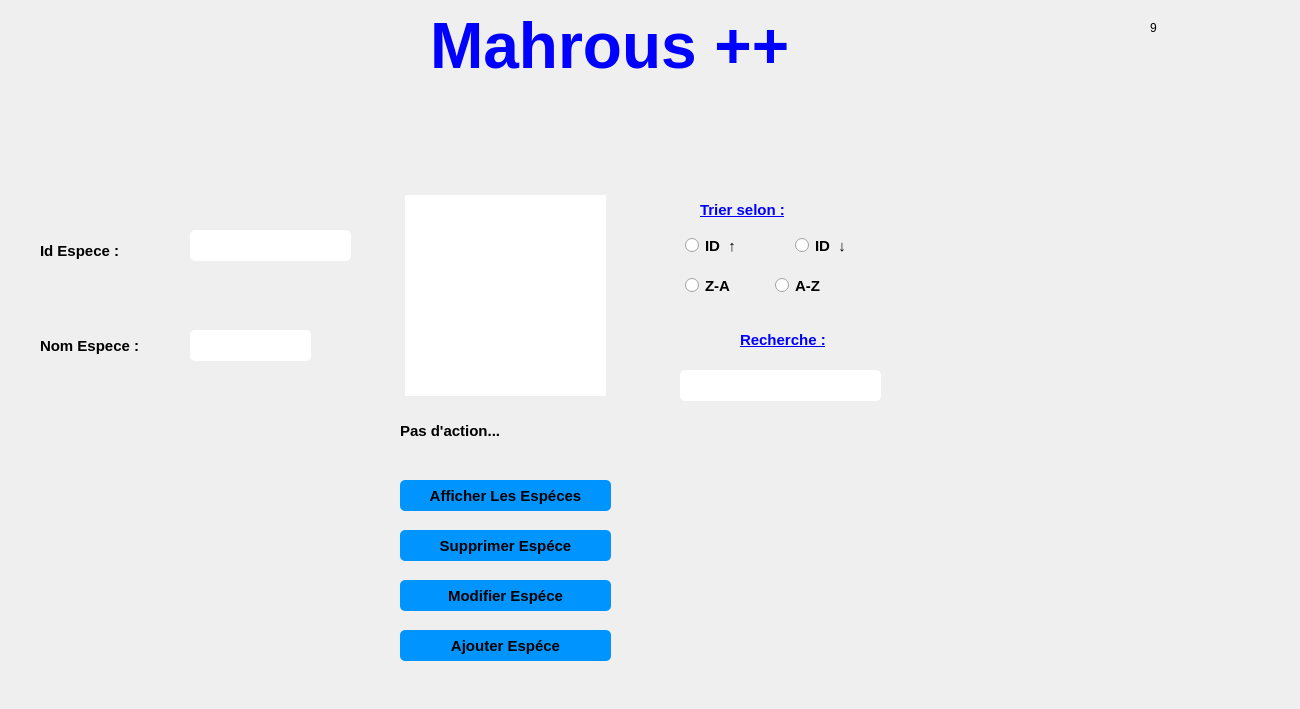
   <widget class="QWidget" name="page_10">
    <widget class="QLabel" name="label_90">
     <property name="geometry">
      <rect>
       <x>1150</x>
       <y>20</y>
       <width>21</width>
       <height>16</height>
      </rect>
     </property>
     <property name="text">
      <string>9</string>
     </property>
    </widget>
    <widget class="QPushButton" name="pushButton_98">
     <property name="geometry">
      <rect>
       <x>20</x>
       <y>160</y>
       <width>41</width>
       <height>31</height>
      </rect>
     </property>
     <property name="styleSheet">
      <string notr="true">QPushButton { border: none;image :url(A:/integration/integration final/back (5).png);}
QPushButton:hover
{
border: none;image :url(A:/integration/integration final/back (6).png);
}
</string>
     </property>
     <property name="text">
      <string/>
     </property>
    </widget>
    <widget class="QLineEdit" name="lineEdit_recherche_2">
     <property name="geometry">
      <rect>
       <x>680</x>
       <y>370</y>
       <width>201</width>
       <height>31</height>
      </rect>
     </property>
     <property name="styleSheet">
      <string notr="true">QLineEdit {
padding: 5px;
border-radius: 5px;

font-weight: bold;
}</string>
     </property>
    </widget>
    <widget class="QLabel" name="label_91">
     <property name="geometry">
      <rect>
       <x>700</x>
       <y>200</y>
       <width>111</width>
       <height>21</height>
      </rect>
     </property>
     <property name="font">
      <font>
       <pointsize>11</pointsize>
       <weight>75</weight>
       <bold>true</bold>
       <underline>true</underline>
      </font>
     </property>
     <property name="text">
      <string>&lt;html&gt;&lt;head/&gt;&lt;body&gt;&lt;p&gt;&lt;span style=&quot; color:#0000ff;&quot;&gt;Trier selon :&lt;/span&gt;&lt;/p&gt;&lt;/body&gt;&lt;/html&gt;</string>
     </property>
    </widget>
    <widget class="QTableView" name="afficher_especeanimal">
     <property name="geometry">
      <rect>
       <x>400</x>
       <y>190</y>
       <width>211</width>
       <height>211</height>
      </rect>
     </property>
     <property name="styleSheet">
      <string notr="true">QScrollBar:vertical {
                 background: #0094ff;
                }
                QScrollBar:horizontal {
                 background: #0094ff;
                }

QTableView  
{  
  qproperty-currentItemBackground: #cccccc;  
padding: 5px;
border-radius: 5px;

font-weight: bold;
}



</string>
     </property>
     <attribute name="verticalHeaderVisible">
      <bool>false</bool>
     </attribute>
    </widget>
    <widget class="QPushButton" name="pushButton_99">
     <property name="geometry">
      <rect>
       <x>400</x>
       <y>530</y>
       <width>211</width>
       <height>31</height>
      </rect>
     </property>
     <property name="font">
      <font>
       <pointsize>11</pointsize>
       <weight>75</weight>
       <bold>true</bold>
      </font>
     </property>
     <property name="styleSheet">
      <string notr="true">QPushButton {
padding: 5px;
border-radius: 5px;
background-color:#0094ff;
font-weight: bold;
}
QPushButton:hover
{
color :white;
}</string>
     </property>
     <property name="text">
      <string>Supprimer Espéce</string>
     </property>
    </widget>
    <widget class="QLineEdit" name="cx_idespeceanimal">
     <property name="geometry">
      <rect>
       <x>190</x>
       <y>230</y>
       <width>161</width>
       <height>31</height>
      </rect>
     </property>
     <property name="styleSheet">
      <string notr="true">QLineEdit {
padding: 5px;
border-radius: 5px;

font-weight: bold;
}</string>
     </property>
    </widget>
    <widget class="QPushButton" name="pushButton_100">
     <property name="geometry">
      <rect>
       <x>400</x>
       <y>580</y>
       <width>211</width>
       <height>31</height>
      </rect>
     </property>
     <property name="font">
      <font>
       <pointsize>11</pointsize>
       <weight>75</weight>
       <bold>true</bold>
      </font>
     </property>
     <property name="styleSheet">
      <string notr="true">QPushButton {
padding: 5px;
border-radius: 5px;
background-color:#0094ff;
font-weight: bold;
}
QPushButton:hover
{
color :white;
}</string>
     </property>
     <property name="text">
      <string>Modifier Espéce</string>
     </property>
    </widget>
    <widget class="QRadioButton" name="radioButton_39">
     <property name="geometry">
      <rect>
       <x>680</x>
       <y>230</y>
       <width>81</width>
       <height>31</height>
      </rect>
     </property>
     <property name="font">
      <font>
       <pointsize>11</pointsize>
       <weight>75</weight>
       <bold>true</bold>
      </font>
     </property>
     <property name="styleSheet">
      <string notr="true">
padding: 5px;
border-radius: 5px;

font-weight: bold;
</string>
     </property>
     <property name="text">
      <string>ID  ↑ </string>
     </property>
    </widget>
    <widget class="QLabel" name="label_92">
     <property name="geometry">
      <rect>
       <x>40</x>
       <y>320</y>
       <width>123</width>
       <height>51</height>
      </rect>
     </property>
     <property name="font">
      <font>
       <pointsize>11</pointsize>
       <weight>75</weight>
       <bold>true</bold>
      </font>
     </property>
     <property name="text">
      <string>Nom Espece :</string>
     </property>
    </widget>
    <widget class="QRadioButton" name="radioButton_40">
     <property name="geometry">
      <rect>
       <x>770</x>
       <y>270</y>
       <width>83</width>
       <height>31</height>
      </rect>
     </property>
     <property name="font">
      <font>
       <pointsize>11</pointsize>
       <weight>75</weight>
       <bold>true</bold>
      </font>
     </property>
     <property name="styleSheet">
      <string notr="true">
padding: 5px;
border-radius: 5px;

font-weight: bold;
</string>
     </property>
     <property name="text">
      <string>A-Z</string>
     </property>
    </widget>
    <widget class="QPushButton" name="pushButton_101">
     <property name="geometry">
      <rect>
       <x>400</x>
       <y>630</y>
       <width>211</width>
       <height>31</height>
      </rect>
     </property>
     <property name="font">
      <font>
       <pointsize>11</pointsize>
       <weight>75</weight>
       <bold>true</bold>
      </font>
     </property>
     <property name="styleSheet">
      <string notr="true">QPushButton {
padding: 5px;
border-radius: 5px;
background-color:#0094ff;
font-weight: bold;
}
QPushButton:hover
{
color :white;
}</string>
     </property>
     <property name="text">
      <string>Ajouter Espéce</string>
     </property>
    </widget>
    <widget class="QLineEdit" name="cx_nomespeceanimal">
     <property name="geometry">
      <rect>
       <x>190</x>
       <y>330</y>
       <width>121</width>
       <height>31</height>
      </rect>
     </property>
     <property name="styleSheet">
      <string notr="true">QLineEdit {
padding: 5px;
border-radius: 5px;

font-weight: bold;
}</string>
     </property>
    </widget>
    <widget class="QLabel" name="label_93">
     <property name="geometry">
      <rect>
       <x>400</x>
       <y>410</y>
       <width>251</width>
       <height>41</height>
      </rect>
     </property>
     <property name="font">
      <font>
       <pointsize>11</pointsize>
       <weight>75</weight>
       <bold>true</bold>
      </font>
     </property>
     <property name="text">
      <string>Pas d'action...</string>
     </property>
    </widget>
    <widget class="QPushButton" name="pushButton_102">
     <property name="geometry">
      <rect>
       <x>400</x>
       <y>480</y>
       <width>211</width>
       <height>31</height>
      </rect>
     </property>
     <property name="font">
      <font>
       <pointsize>11</pointsize>
       <weight>75</weight>
       <bold>true</bold>
      </font>
     </property>
     <property name="styleSheet">
      <string notr="true">QPushButton {
padding: 5px;
border-radius: 5px;
background-color:#0094ff;
font-weight: bold;
}
QPushButton:hover
{
color :white;
}</string>
     </property>
     <property name="text">
      <string>Afficher Les Espéces</string>
     </property>
    </widget>
    <widget class="QLabel" name="label_94">
     <property name="geometry">
      <rect>
       <x>40</x>
       <y>230</y>
       <width>123</width>
       <height>41</height>
      </rect>
     </property>
     <property name="font">
      <font>
       <pointsize>11</pointsize>
       <weight>75</weight>
       <bold>true</bold>
      </font>
     </property>
     <property name="text">
      <string>Id Espece :</string>
     </property>
    </widget>
    <widget class="QPushButton" name="pushButton_104">
     <property name="geometry">
      <rect>
       <x>680</x>
       <y>320</y>
       <width>51</width>
       <height>31</height>
      </rect>
     </property>
     <property name="font">
      <font>
       <family>MS Shell Dlg 2</family>
       <pointsize>11</pointsize>
       <weight>75</weight>
       <bold>true</bold>
      </font>
     </property>
     <property name="styleSheet">
      <string notr="true">QPushButton { border: none;image :url(C:/Users/ASUS/Downloads/loupe.png);}

</string>
     </property>
     <property name="text">
      <string/>
     </property>
    </widget>
    <widget class="QRadioButton" name="radioButton_41">
     <property name="geometry">
      <rect>
       <x>680</x>
       <y>270</y>
       <width>83</width>
       <height>31</height>
      </rect>
     </property>
     <property name="font">
      <font>
       <pointsize>11</pointsize>
       <weight>75</weight>
       <bold>true</bold>
      </font>
     </property>
     <property name="styleSheet">
      <string notr="true">
padding: 5px;
border-radius: 5px;

font-weight: bold;
</string>
     </property>
     <property name="text">
      <string>Z-A</string>
     </property>
    </widget>
    <widget class="QRadioButton" name="radioButton_42">
     <property name="geometry">
      <rect>
       <x>790</x>
       <y>230</y>
       <width>81</width>
       <height>31</height>
      </rect>
     </property>
     <property name="font">
      <font>
       <pointsize>11</pointsize>
       <weight>75</weight>
       <bold>true</bold>
      </font>
     </property>
     <property name="styleSheet">
      <string notr="true">
padding: 5px;
border-radius: 5px;

font-weight: bold;
</string>
     </property>
     <property name="text">
      <string>ID  ↓</string>
     </property>
    </widget>
    <widget class="QLabel" name="label_169">
     <property name="geometry">
      <rect>
       <x>0</x>
       <y>0</y>
       <width>1291</width>
       <height>700</height>
      </rect>
     </property>
     <property name="text">
      <string/>
     </property>
     <property name="pixmap">
      <pixmap>../../../../PROJET QT/qt/template.png</pixmap>
     </property>
    </widget>
    <widget class="QLabel" name="label_181">
     <property name="geometry">
      <rect>
       <x>430</x>
       <y>10</y>
       <width>411</width>
       <height>71</height>
      </rect>
     </property>
     <property name="text">
      <string>&lt;html&gt;&lt;head/&gt;&lt;body&gt;&lt;p&gt;&lt;span style=&quot; font-size:48pt; font-weight:600; color:#0000ff;&quot;&gt;Mahrous ++&lt;/span&gt;&lt;/p&gt;&lt;/body&gt;&lt;/html&gt;</string>
     </property>
    </widget>
    <widget class="QPushButton" name="pushButton_207">
     <property name="geometry">
      <rect>
       <x>1000</x>
       <y>230</y>
       <width>111</width>
       <height>111</height>
      </rect>
     </property>
     <property name="styleSheet">
      <string notr="true">QPushButton { border: none;image :url(C:/Users/ASUS/Downloads/file.png);}
QPushButton:hover
{
border: none;image :url(C:/Users/ASUS/Downloads/file (1).png);
}

</string>
     </property>
     <property name="text">
      <string/>
     </property>
    </widget>
    <widget class="QLabel" name="label_212">
     <property name="geometry">
      <rect>
       <x>320</x>
       <y>330</y>
       <width>31</width>
       <height>31</height>
      </rect>
     </property>
     <property name="styleSheet">
      <string notr="true">image :url(C:/Users/ASUS/Downloads/text (2).png);</string>
     </property>
     <property name="text">
      <string/>
     </property>
    </widget>
    <widget class="QLabel" name="label_213">
     <property name="geometry">
      <rect>
       <x>740</x>
       <y>330</y>
       <width>101</width>
       <height>21</height>
      </rect>
     </property>
     <property name="font">
      <font>
       <pointsize>11</pointsize>
       <weight>75</weight>
       <bold>true</bold>
       <underline>true</underline>
      </font>
     </property>
     <property name="text">
      <string>&lt;html&gt;&lt;head/&gt;&lt;body&gt;&lt;p&gt;&lt;span style=&quot; color:#0000ff;&quot;&gt;Recherche :&lt;/span&gt;&lt;/p&gt;&lt;/body&gt;&lt;/html&gt;</string>
     </property>
    </widget>
    <widget class="QLabel" name="label_223">
     <property name="geometry">
      <rect>
       <x>740</x>
       <y>440</y>
       <width>341</width>
       <height>221</height>
      </rect>
     </property>
     <property name="styleSheet">
      <string notr="true">image:url(C:/Users/ASUS/Downloads/bee.png)</string>
     </property>
     <property name="text">
      <string/>
     </property>
    </widget>
    <widget class="QLabel" name="label_233">
     <property name="geometry">
      <rect>
       <x>620</x>
       <y>530</y>
       <width>31</width>
       <height>31</height>
      </rect>
     </property>
     <property name="styleSheet">
      <string notr="true">image:url(C:/Users/ASUS/Downloads/delete.png)</string>
     </property>
     <property name="text">
      <string/>
     </property>
    </widget>
    <widget class="QLabel" name="label_247">
     <property name="geometry">
      <rect>
       <x>620</x>
       <y>630</y>
       <width>31</width>
       <height>31</height>
      </rect>
     </property>
     <property name="styleSheet">
      <string notr="true">image:url(C:/Users/ASUS/Downloads/plus.png)</string>
     </property>
     <property name="text">
      <string/>
     </property>
    </widget>
    <widget class="QLabel" name="label_255">
     <property name="geometry">
      <rect>
       <x>620</x>
       <y>485</y>
       <width>31</width>
       <height>25</height>
      </rect>
     </property>
     <property name="styleSheet">
      <string notr="true">image:url(A:/integration/integration final/afficher.png)</string>
     </property>
     <property name="text">
      <string/>
     </property>
    </widget>
    <widget class="QLabel" name="label_266">
     <property name="geometry">
      <rect>
       <x>620</x>
       <y>580</y>
       <width>31</width>
       <height>31</height>
      </rect>
     </property>
     <property name="styleSheet">
      <string notr="true">image:url(A:/integration/integration final/modif.png)</string>
     </property>
     <property name="text">
      <string/>
     </property>
    </widget>
    <widget class="QLabel" name="remarque_idEa">
     <property name="geometry">
      <rect>
       <x>360</x>
       <y>233</y>
       <width>21</width>
       <height>21</height>
      </rect>
     </property>
     <property name="text">
      <string/>
     </property>
    </widget>
    <widget class="QLabel" name="text_idEa">
     <property name="geometry">
      <rect>
       <x>190</x>
       <y>280</y>
       <width>181</width>
       <height>16</height>
      </rect>
     </property>
     <property name="text">
      <string/>
     </property>
    </widget>
    <widget class="QLabel" name="remarque_nomEa">
     <property name="geometry">
      <rect>
       <x>370</x>
       <y>340</y>
       <width>21</width>
       <height>21</height>
      </rect>
     </property>
     <property name="text">
      <string/>
     </property>
    </widget>
    <widget class="QLabel" name="text_nomEa">
     <property name="geometry">
      <rect>
       <x>190</x>
       <y>380</y>
       <width>171</width>
       <height>16</height>
      </rect>
     </property>
     <property name="text">
      <string/>
     </property>
    </widget>
    <zorder>label_169</zorder>
    <zorder>label_90</zorder>
    <zorder>pushButton_98</zorder>
    <zorder>lineEdit_recherche_2</zorder>
    <zorder>label_91</zorder>
    <zorder>afficher_especeanimal</zorder>
    <zorder>pushButton_99</zorder>
    <zorder>cx_idespeceanimal</zorder>
    <zorder>pushButton_100</zorder>
    <zorder>radioButton_39</zorder>
    <zorder>label_92</zorder>
    <zorder>radioButton_40</zorder>
    <zorder>pushButton_101</zorder>
    <zorder>cx_nomespeceanimal</zorder>
    <zorder>label_93</zorder>
    <zorder>pushButton_102</zorder>
    <zorder>label_94</zorder>
    <zorder>pushButton_104</zorder>
    <zorder>radioButton_41</zorder>
    <zorder>radioButton_42</zorder>
    <zorder>label_181</zorder>
    <zorder>pushButton_207</zorder>
    <zorder>label_212</zorder>
    <zorder>label_213</zorder>
    <zorder>label_223</zorder>
    <zorder>label_233</zorder>
    <zorder>label_247</zorder>
    <zorder>label_255</zorder>
    <zorder>label_266</zorder>
    <zorder>remarque_idEa</zorder>
    <zorder>text_idEa</zorder>
    <zorder>remarque_nomEa</zorder>
    <zorder>text_nomEa</zorder>
   </widget>
